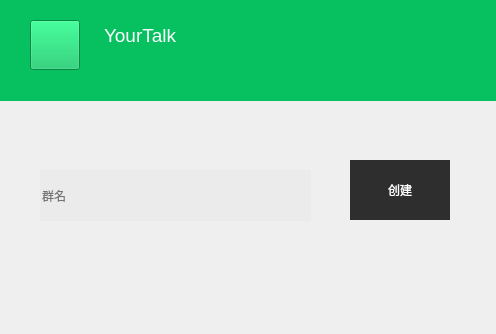
<?xml version="1.0" encoding="UTF-8"?>
<ui version="4.0">
 <class>GroupRegster</class>
 <widget class="QWidget" name="GroupRegster">
  <property name="geometry">
   <rect>
    <x>0</x>
    <y>0</y>
    <width>496</width>
    <height>334</height>
   </rect>
  </property>
  <property name="windowTitle">
   <string>Form</string>
  </property>
  <property name="styleSheet">
   <string notr="true">QLineEdit{
	border:none;
	background:rgb(235,235,235);
}</string>
  </property>
  <widget class="QLabel" name="label">
   <property name="geometry">
    <rect>
     <x>0</x>
     <y>-20</y>
     <width>501</width>
     <height>331</height>
    </rect>
   </property>
   <property name="styleSheet">
    <string notr="true">border-image: url(:/new/prefix1/blue.jpg);</string>
   </property>
   <property name="text">
    <string/>
   </property>
  </widget>
  <widget class="QLineEdit" name="lineEditGroupName">
   <property name="geometry">
    <rect>
     <x>40</x>
     <y>170</y>
     <width>271</width>
     <height>51</height>
    </rect>
   </property>
   <property name="placeholderText">
    <string>群名</string>
   </property>
  </widget>
  <widget class="QPushButton" name="pushButtonCreateGroup">
   <property name="geometry">
    <rect>
     <x>350</x>
     <y>160</y>
     <width>100</width>
     <height>60</height>
    </rect>
   </property>
   <property name="minimumSize">
    <size>
     <width>100</width>
     <height>60</height>
    </size>
   </property>
   <property name="maximumSize">
    <size>
     <width>100</width>
     <height>60</height>
    </size>
   </property>
   <property name="styleSheet">
    <string notr="true">background-color: rgb(46,46,46);
color: rgb(255, 255, 255);
border:none;</string>
   </property>
   <property name="text">
    <string>创建</string>
   </property>
  </widget>
  <widget class="QWidget" name="widget" native="true">
   <property name="geometry">
    <rect>
     <x>0</x>
     <y>0</y>
     <width>511</width>
     <height>101</height>
    </rect>
   </property>
   <property name="sizePolicy">
    <sizepolicy hsizetype="Fixed" vsizetype="Fixed">
     <horstretch>0</horstretch>
     <verstretch>0</verstretch>
    </sizepolicy>
   </property>
   <property name="styleSheet">
    <string notr="true">background-color: rgb(7,193,96);
</string>
   </property>
   <widget class="QPushButton" name="logo">
    <property name="geometry">
     <rect>
      <x>30</x>
      <y>20</y>
      <width>50</width>
      <height>50</height>
     </rect>
    </property>
    <property name="sizePolicy">
     <sizepolicy hsizetype="Fixed" vsizetype="Fixed">
      <horstretch>0</horstretch>
      <verstretch>0</verstretch>
     </sizepolicy>
    </property>
    <property name="minimumSize">
     <size>
      <width>50</width>
      <height>50</height>
     </size>
    </property>
    <property name="maximumSize">
     <size>
      <width>50</width>
      <height>50</height>
     </size>
    </property>
    <property name="text">
     <string/>
    </property>
   </widget>
   <widget class="QTextEdit" name="textEdit">
    <property name="geometry">
     <rect>
      <x>100</x>
      <y>20</y>
      <width>151</width>
      <height>51</height>
     </rect>
    </property>
    <property name="styleSheet">
     <string notr="true">border:none;
font: 9pt &quot;Eras Bold ITC&quot;;</string>
    </property>
    <property name="html">
     <string>&lt;!DOCTYPE HTML PUBLIC &quot;-//W3C//DTD HTML 4.0//EN&quot; &quot;http://www.w3.org/TR/REC-html40/strict.dtd&quot;&gt;
&lt;html&gt;&lt;head&gt;&lt;meta name=&quot;qrichtext&quot; content=&quot;1&quot; /&gt;&lt;style type=&quot;text/css&quot;&gt;
p, li { white-space: pre-wrap; }
&lt;/style&gt;&lt;/head&gt;&lt;body style=&quot; font-family:'Eras Bold ITC'; font-size:9pt; font-weight:400; font-style:normal;&quot;&gt;
&lt;p style=&quot; margin-top:12px; margin-bottom:12px; margin-left:0px; margin-right:0px; -qt-block-indent:0; text-indent:0px;&quot;&gt;&lt;span style=&quot; font-size:14pt; color:#ffffff;&quot;&gt;YourTalk&lt;/span&gt;&lt;/p&gt;&lt;/body&gt;&lt;/html&gt;</string>
    </property>
   </widget>
  </widget>
 </widget>
 <resources/>
 <connections/>
</ui>
